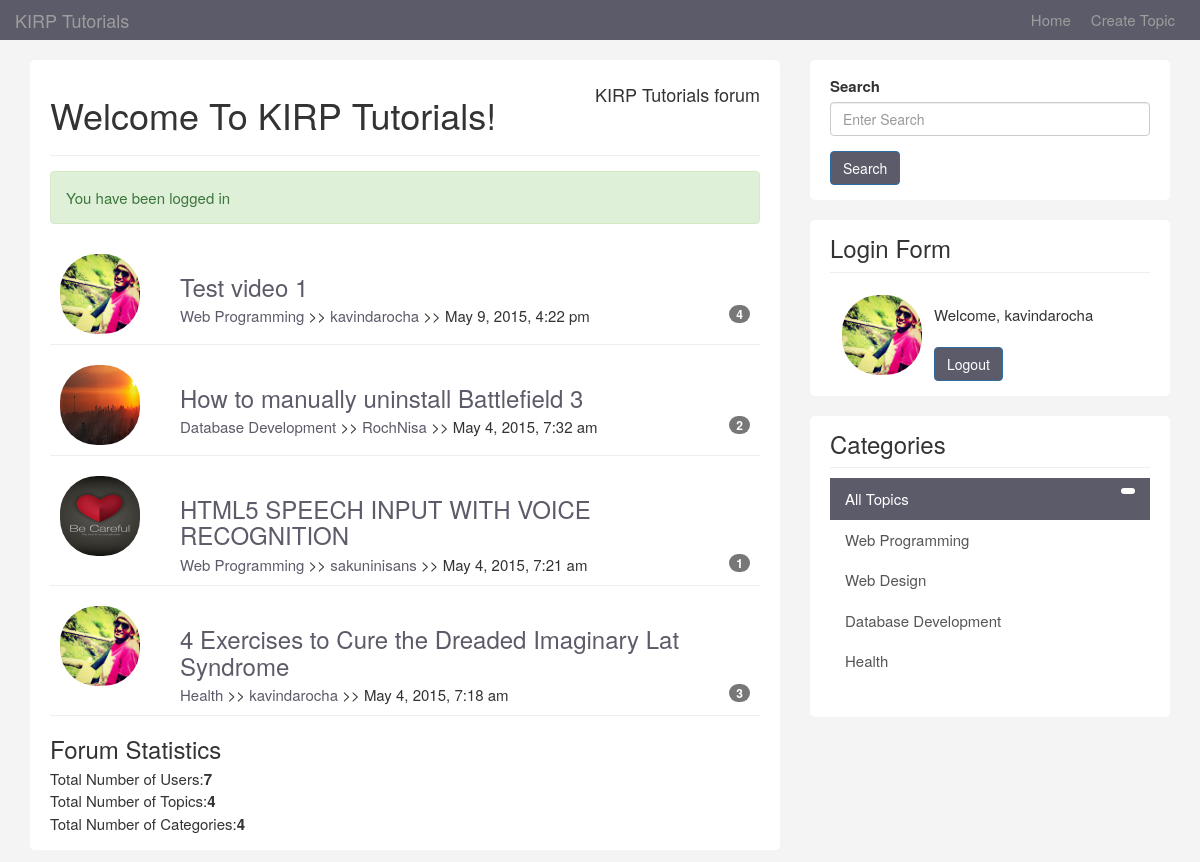
Page /topics.php (signed in) on the committed database.
### tables this page shows
CREATE TABLE IF NOT EXISTS `topics` (
`id` int(11) NOT NULL,
  `category_id` int(11) NOT NULL,
  `user_id` int(11) NOT NULL,
  `title` varchar(100) NOT NULL,
  `body` text NOT NULL,
  `video` varchar(111) NOT NULL,
  `last_activity` datetime NOT NULL,
  `create_date` timestamp NOT NULL DEFAULT CURRENT_TIMESTAMP
);

CREATE TABLE IF NOT EXISTS `users` (
`id` int(8) NOT NULL,
  `name` varchar(120) NOT NULL,
  `email` varchar(60) NOT NULL,
  `avatar` varchar(100) NOT NULL,
  `username` varchar(12) NOT NULL,
  `password` varchar(64) NOT NULL,
  `about` text NOT NULL,
  `last_activity` datetime NOT NULL,
  `join_date` timestamp NOT NULL DEFAULT CURRENT_TIMESTAMP
);

CREATE TABLE IF NOT EXISTS `categories` (
`id` int(11) NOT NULL,
  `name` varchar(100) NOT NULL,
  `description` text NOT NULL
);

### libraries/Template.php (called while the page is built, shortened)
<?php
class Template{
	protected $template;
	public function __construct($template){
		$this->template = $template;
	}
	public function __toString(){
		include basename($this->template);
		return ob_get_clean();
	}
}

### libraries/Database.php (called while the page is built, shortened)
<?php
class Database {
	private $host = DB_HOST;
	private $user = DB_USER;
	private $pass = DB_PASS;
	private $dbname = DB_NAME;
	private $dbh;
	private $stmt;
	public function __construct(){
		$dsn = 'mysql:host=' . $this->host . ';dbname=' . $this->dbname;
		$option = array (PDO::ATTR_PERSISTENT => true,PDO::ATTR_ERRMODE => PDO::ERRMODE_EXCEPTION) ;
		try {
			$this->dbh = new PDO($dsn, $this->user, $this->pass,$option);
		}
		catch ( PDOException $e) {
			$this->error = $e->getMessage();
		}
	}
	public function query($query) {
		$this->stmt = $this->dbh->prepare($query);
	}
	public function bind($param, $value, $type = null) {
		if (is_null( $type )) {
			switch (true) {
				default :
					$type = PDO::PARAM_STR;
			}
		}
		$this->stmt->bindValue ( $param, $value, $type);
	}
	public function execute() {
		return $this->stmt->execute();
	}
	public function resultset() {
		$this->execute();
		return $this->stmt->fetchAll(PDO::FETCH_OBJ);
	}
	public function rowCount() {
		return $this->stmt->rowCount();
	}
}

### libraries/Topic.php (called while the page is built, shortened)
<?php
class Topic{
	private $db;
	public function __construct(){
		$this->db = new Database;
	}
	 public function getAllTopics(){
	 	$this->db->query ("SELECT topics.*, users.username, users.avatar, categories.name FROM topics
	 							INNER JOIN users
	 							ON topics.user_id= users.id
	 							INNER JOIN categories
	 							ON topics.category_id = categories.id
	 							ORDER BY create_date DESC
	 							");
	 	$results = $this->db->resultset();
	 	return $results;
	 }
	 public function getTotalTopics(){
	 	$this->db->query('SELECT * FROM topics');
	 	return $this->db->rowCount();
	 }
	 public function getTotalCategories(){
	 	$this->db->query('SELECT * FROM categories');
	 	return $this->db->rowCount();
	 }
}

### helpers/format_helper.php (called while the page is built)
<?php
function urlFormat($str){
	$str = preg_replace('/\s*/', '', $str);
	$str = strtolower($str);
	$str = urlencode($str);
	return $str;
}
function formatDate($date){
	$date = date("F j, Y, g:i a",strtotime($date));
	return $date;
}
function is_active($category){
	if(isset($_GET['category'])){
		if($_GET['category'] == $category) {
			return 'active';
		}else {
			return '';
		}
	} else {
		if($category == null) {
			return 'active';
			}
	}
}

### helpers/db_helper.php (called while the page is built, shortened)
<?php
function replyCount($topic_id) {
	$db = new Database;
	$db->query('SELECT * FROM replies WHERE topic_id = :topic_id');
	$db->bind(':topic_id', $topic_id);
	$rows = $db->resultset();
	return $db->rowCount();
}
function getCategories(){
	$db = new Database;
	$db->query('SELECT * FROM categories');
	$results = $db->resultset();
	return $results;
}

### libraries/User.php (called while the page is built, shortened)
<?php
class User{
	private $db;
	public function __construct(){
		$this->db = new Database;
	}
  	public function getTotalUsers() {
  		$this->db->query('SELECT * FROM users');
  		$rows = $this->db->resultset();
  		return $this->db->rowCount();
  	}
}

### template/topics.php (the view)
<?php include('includes\header.php'); ?>
  <ul id="topics">
               <?php if($topics) : ?>
                <?php foreach ($topics as $topic) : ?>
                <li class="topic">
                  <div class="row">
                    <div class="col-md-2">
                      <img class="avatar pull-left" src="images/avatars/<?php echo $topic->avatar;?>" height="80px" width="80px">
                    </div>
                    <div class="col-md-10">
                      <div class="topic-content pull-right">
                        <h3><a href="<?php echo BASE_URI; ?>topic.php?id=<?php echo $topic->id; ?>"><?php echo $topic->title; ?></a></h3>
                        <div class="topic-info">
                          <a href="topics.php?category=<?php echo  urlFormat($topic->category_id); ?>"><?php echo $topic->name; ?></a> >>
                          <a href="topics.php?user=<?php echo urlFormat($topic->user_id); ?>"><?php echo $topic->username; ?></a> >>
                          <?php echo formatDate($topic->create_date); ?>
                          <span class="badge pull-right"><?php echo replyCount($topic->id); ?></span>
                        </div>
                      </div>
                    </div>
                  </div>
                </li>
                <?php endforeach ; ?>
              </ul>
            <?php else : ?>
              <p>No Topic to Display</p>
            <?php endif; ?>
              <h3>Forum Statistics</h3>
              <ul>
                <li>Total Number of Users:<strong><?php echo $totalUsers;?></strong></li>
                <li>Total Number of Topics:<strong><?php echo $totalTopics; ?></strong></li>
                <li>Total Number of Categories:<strong><?php echo $totalCategories; ?></strong></li>
              </ul>
 <?php include('includes\footer.php'); ?>

### template/includes/footer.php (shortened to what this page needs)
 </div>
          </div>
        </div>
        <div class="col-md-4">
           <div class="sidebar">
            <div class="block">
               <div class="form-group">
                  <form name="search" method="post" action="search.php">
                  <label>Search</label>
                  <input name="searchterm" type="text" class="form-control"  placeholder="Enter Search">
                </div>
                  <input type="submit" name="submit" value="Search" class="btn btn-primary" />
            </div>
            <div class="block">
              <h3>Login Form</h3>
              <?php if (isLoggedIn()) : ?>
                <div class="userdata">
                <img class="avatarks pull-left" src="images\avatars\<?php echo getUser() ['avatar']; ?>" height="80px" width="80px" margin="11px">
                <br>
                  Welcome, <?php echo getUser() ['username']; ?>
                </div>
                <br>
                <form role="form" method="post" action="logout.php">
                  <input type="submit" name="do_logout" class="btn btn-primary" value="Logout">
                </form>
          <?php endif; ?>
           </div>
           <div class="block">
            <h3>Categories</h3>
            <div class="list-group">
              <a href="topics.php" class="list-group-item <?php echo is_active(null); ?>">All Topics <span class="badge pull-right">
             <?php foreach (getCategories() as $category) : ?>
              <a href="topics.php?category=<?php echo $category->id; ?>" class="list-group-item <?php echo is_active($category->id); ?>"><?php echo $category->name; ?> </a>
             <?php endforeach; ?>
            </div>
           </div>
        </div>
    </div>
  </div>
  </body>
</html>

### template/css/custom.css (style rules this page uses)
body { padding-top: 60px; background: #f4f4f4; font-size: 15px; }
a { color:#5c5b69; }
ul { padding: 0; margin: 0; list-style: none; }
h3 { margin-bottom:5px; }
.block { background: #FFF; border-radius: 5px; padding: 15px 20px; margin-bottom: 20px; }
.sidebar .block h3 { margin: 0 0 10px 0; padding-bottom:10px; border-bottom: #eee solid 1px; }
.topic { border-bottom: #eee solid 1px; margin-bottom: 10px; padding: 10px; }
.topic-content { width: 100%; }
a.list-group-item.active, a.list-group-item.active:hover, a.list-group-item.active:focus { background: #5c5b69; border-radius: 0; }
.list-group-item { border: 0; }
.btn-primary { background: #5c5b69; }
img.avatar.pull-left { border-radius: 37px; }
img.avatarks.pull-left { border-radius: 37px; margin: 12px; }

### rows in the picture
topics: user.avatar (picture), title "Test video 1", category.name "Web Programming", user.username "kavindarocha", create_date "May 9, 2015, 4:22 pm", id "4"
topics: user.avatar (picture), title "How to manually uninstall Battlefield 3", category.name "Database Development", user.username "RochNisa", create_date "May 4, 2015, 7:32 am", id "2"
topics: user.avatar (picture), title "HTML5 SPEECH INPUT WITH VOICE RECOGNITION", category.name "Web Programming", user.username "sakuninisans", create_date "May 4, 2015, 7:21 am", id "1"
topics: user.avatar (picture), title "4 Exercises to Cure the Dreaded Imaginary Lat Syndrome", category.name "Health", user.username "kavindarocha", create_date "May 4, 2015, 7:18 am", id "3"
users: avatar (picture), username "kavindarocha"
categories: name "Web Programming"
categories: name "Web Design"
categories: name "Database Development"
categories: name "Health"

### other values in the picture
$title "Welcome To KIRP Tutorials!"
$message "You have been logged in"
$totalUsers "7"
$totalTopics "4"
$totalCategories "4"
